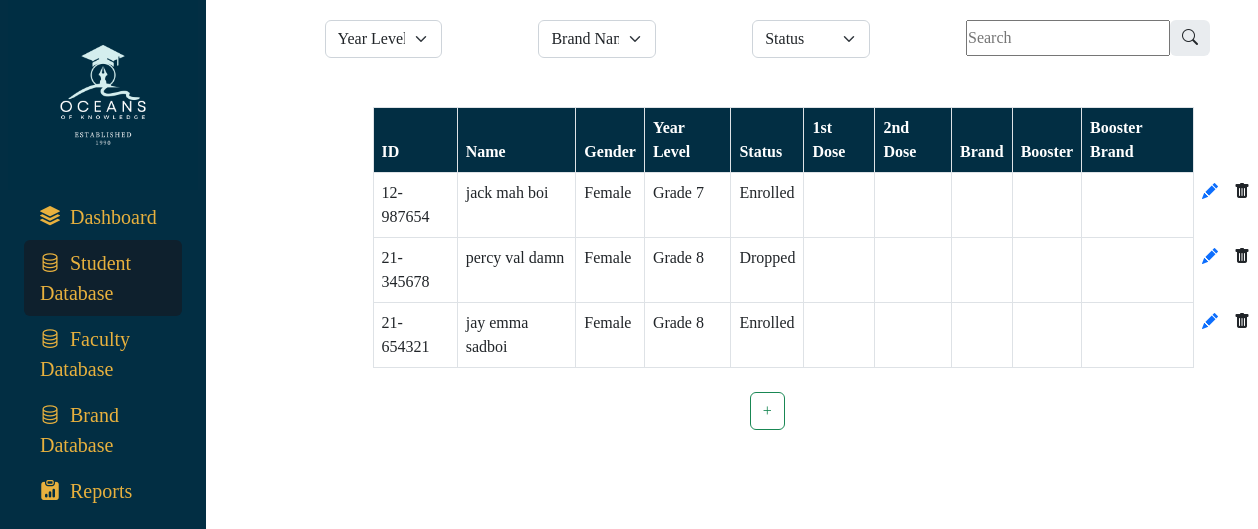
Before: /adminview.php with the older database file.
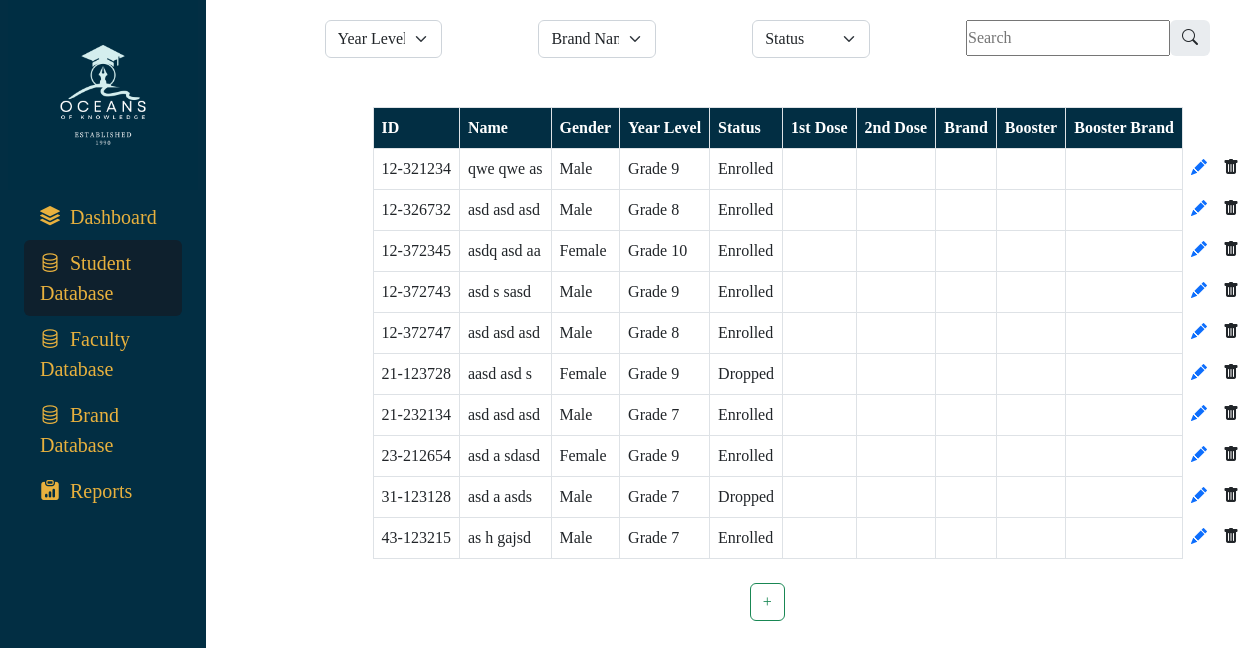
After: the same page with the newer database file.
### tables this page shows
CREATE TABLE `student` (
  `id` varchar(30) NOT NULL COMMENT 'Primary Key',
  `name` varchar(1500) NOT NULL,
  `yearLevel` varchar(30) DEFAULT NULL,
  `status` varchar(50) DEFAULT NULL,
  `email` mediumtext,
  `tel` varchar(20) DEFAULT NULL,
  `gender` varchar(50) DEFAULT NULL,
  `birthday` date DEFAULT NULL,
  `address` mediumtext,
  PRIMARY KEY (`id`)
);

### conn.php (called while the page is built, shortened)
<?php
class connection
{
	private $servername = 'localhost';
	private $username = 'jay';
	private $password = 'password';
	private $dbname = 'Vaccine';
	private $conn;
	function __construct()
	{
		$this->conn = new mysqli($this->servername, $this->username, $this->password, $this->dbname);
		if ($this->conn->connect_error) {
			echo 'Connection Failed';
		} else {
			return $this->conn;
		}
	}
	public function __call($name, $arguments)
	{
		if ($name == 'display') {
			switch (count($arguments)) {
				case 1:
					$sql = "SELECT * FROM $arguments[0]";
					$result = $this->conn->query($sql);
					if ($result->num_rows > 0) {
						while ($row = $result->fetch_assoc()) {
							$data[] = $row;
						}
						return $data;
					} else {
						return $data = array();
					}
				case 3:
					$sql = "SELECT * FROM $arguments[0] WHERE $arguments[1] = '$arguments[2]'";
					$result = $this->conn->query($sql);
					if ($result->num_rows != 0) {
						while($row = $result->fetch_assoc())
						{
							$data[] = $row;
						}
						return $data;
					}
					else
					{
						return $data = array();
					}
			}
		}
	}
}

### adminview.php (the view, shortened to what this page needs)
<!doctype html>
<html lang="en">
<head>
    <link href="https://fonts.cdnfonts.com/css/montserrat" rel="stylesheet">
    <link href="https://cdn.jsdelivr.net/npm/bootstrap@5.2.2/dist/css/bootstrap.min.css" rel="stylesheet">
    <link rel="stylesheet" href="https://cdn.jsdelivr.net/npm/bootstrap-icons@1.10.2/font/bootstrap-icons.css">
    <link rel="stylesheet" href="https://cdnjs.cloudflare.com/ajax/libs/bootstrap-datepicker/1.9.0/css/bootstrap-datepicker.min.css">
</head>
<body>
    <main>
        <div class="row">
            <div class="container-fluid window-height" aria-orientation="vertical">
                <div class="d-flex">
                    <div class="col-auto col-md-3 col-xl-2 px-sm-2 px-0" style="background-color:#022e43;font-size:20px;">
                        <img src="img\logo.png" class="img-fluid" alt="...">
                        <div class="d-flex flex-column align-items-center align-items-sm-center px-3 pt-1 min-vh-100">
                            <ul class="nav nav-pills flex-column mb-sm-auto mb-0 align-items-center align-items-sm-start" id="tableTab">
                                <li class="nav-item ">
                                    <a href="#dashboard" class="nav-link" data-bs-toggle="tab" style="color:rgb(232, 177, 62);"><i class="bi bi-stack"></i>&nbsp;&nbsp;Dashboard</a>
                                </li>
                                <li class="nav-item active">
                                    <a href="#student" class="nav-link active" data-bs-toggle="tab" style="color:rgb(232, 177, 62);"><i class="bi bi-database"></i>&nbsp;&nbsp;Student Database</a>
                                </li>
                                <li class="nav-item ">
                                    <a href="#faculty" class="nav-link" data-bs-toggle="tab" style="color:rgb(232, 177, 62);"><i class="bi bi-database"></i>&nbsp;&nbsp;Faculty Database</a>
                                </li>
                                <li class="nav-item ">
                                    <a href="#vaccine" class="nav-link" data-bs-toggle="modal" data-bs-target="#vacManufacturerModal" style="color:rgb(232, 177, 62);"><i class="bi bi-database"></i>&nbsp;&nbsp;Brand Database</a>
                                </li>
                                <li class="nav-item ">
                                    <button type="button" class="nav-link" data-bs-toggle="modal" data-bs-target="#reports" style="color:rgb(232, 177, 62);"><i class="bi bi-clipboard-data-fill"></i>&nbsp;&nbsp;Reports</a></button>
                                </li>
                            </ul>
                        </div>
                    </div>
                </div>
            </div>
            <?php
            include('conn.php');
            $vac = new connection();
            $brand = $vac->display('vacBrand');
            ?>
            <div class="container-fluid col-8">
                <div class="tab-content" id="tableTabContent">
                    <div class="tab-pane fade show active position-absolute" style="margin-left:5%;" id="student">
                        <div class="d-flex " style="padding-top:2%; padding-bottom:5%;">
                            <div class="input-group mx-5 ">
                                <select class="form-select" id="yearLevel" autocomplete="off">
                                    <option value="0" hidden>Year Level</option>b
                                </select>
                            </div>
                            <div class="input-group mx-5">
                                <select class="form-select" id="brandFilter" autocomplete="off">
                                    <option value="0" hidden>Brand Name</option>
                                </select>
                            </div>
                            <div class="input-group mx-5">
                                <select class="form-select" id="studentStatus" autocomplete="off">
                                    <option value="0" hidden>Status</option>
                                </select>
                            </div>
                            <div>
                                <div class="d-flex mx-5">
                                    <input class="search" type="search" placeholder="Search" aria-label="Search" data-table="#studentContent">
                                    <span class="input-group-text border-0" id="search-addon">
                                        <i class="bi bi-search"></i>
                                    </span>
                                </div>
                            </div>
                        </div>
                        <div class="container mx-5 px-5">
                            <table class="table table-stripe table-borderless" style="display:inline-block;" id="studentTable" data-sortlist="[[0,0], [2,0]]">
                                <thead>
                                    <tr style="background-color:rgb(2, 46, 67) ; color:white;">
                                        <th class="border" scope="col" role="button">ID</th>
                                        <th class="border" scope="col" role="button">Name</th>
                                        <th class="border" scope="col" role="button">Gender</th>
                                        <th class="border" scope="col" role="button">Year Level</th>
                                        <th class="border" scope="col" role="button">Status</th>
                                        <th class="border" scope="col" role="button">1st Dose</th>
                                        <th class="border" scope="col" role="button">2nd Dose</th>
                                        <th class="border" scope="col" role="button">Brand</th>
                                        <th class="border" scope="col" role="button">Booster</th>
                                        <th class="border" scope="col" role="button">Booster Brand</th>
                                    </tr>
                                </thead>
                                <tbody id="studentContent">
                                    <?php
                                    $data = $vac->display('student');
                                    $i = 0;
                                    if (count($data) != 0) {
                                        foreach ($data as $info) {
                                            $vacStatus = $vac->display('vaccineStatus', 'id', $info['id']);
                                            $i++;
                                            $name = str_replace(':', ' ', $info['name']);
                                    ?>
                                            <tr>
                                                <td class="border"> <?php echo $info['id'] ?> </td>
                                                <td class="border"> <?php echo $name ?> </td>
                                                <td class="border"> <?php echo $info['gender'] ?> </td>
                                                <td class="border" id="yearTd" data-yr="<?php echo $info['yearLevel'] ?>"><?php echo $info['yearLevel'] ?></td>
                                                <td class="border" id="statusTd" data-status="<?php echo $info['status'] ?>"><?php echo $info['status'] ?></td>
                                                <td class="border"><?php echo $vacStatus['firstdose'] ?></td>
                                                <td class="border"><?php echo $vacStatus['seconddose'] ?></td>
                                                <td class="border" name="brandTd[0]" data-brand="<?php echo $vacStatus['vacbrand'] ?>"><?php echo $vacStatus['vacbrand'] ?></td>
                                                <td class="border"><?php echo $vacStatus['booster'] ?></td>
                                                <td class="border" name="brandTd[1]"><?php echo $vacStatus['boosterbrand'] ?></td>
                                                <td>
                                                    <a cla type="button" data-bs-toggle="modal" href="adminview.php?editID=<?php echo $info['id'] ?>" data-bs-target="#editStudentModal<?php echo $i ?>">
                                                        <i class="bi bi-pencil-fill"></i>
                                                    </a>
                                                </td>
                                                <td>
                                                    <a type="button" data-bs-toggle="modal" data-bs-target="#deleteStudentModal<?php echo $i ?>">
                                                        <i class="bi bi-trash-fill"></i>
                                                    </a>
                                                </td>
                                            </tr>
                                    <?php
                                        }
                                    }
                                    ?>
                                </tbody>
                            </table>
                        </div>
                        <div class="d-flex justify-content-center py-2">
                            <button class="btn btn-outline-success" role="button" data-bs-toggle="modal" data-bs-target="#createStudentModal">+</button>
                        </div>
                    </div>
                </div>
            </div>
        </div>
    </main>
</body>
</html>

### adminview.php (style rules this page uses)
th { cursor: pointer; }
.window-height { height: 100vh; position: fixed; }
* { margin: 0; padding: 0; font-family: 'Montserrat'; }
table { font-size: 16px; }
.nav-pills { --bs-nav-pills-link-active-bg: rgb(14, 32, 45); }

Changed rows visible on the page:
removed student: id "12-987654", name "jack mah boi", gender "Female", yearLevel "Grade 7", status "Enrolled"
removed student: id "21-345678", name "percy val damn", gender "Female", yearLevel "Grade 8", status "Dropped"
removed student: id "21-654321", name "jay emma sadboi", gender "Female", yearLevel "Grade 8", status "Enrolled"
added student: id "12-321234", name "qwe qwe as", gender "Male", yearLevel "Grade 9", status "Enrolled"
added student: id "12-326732", name "asd asd asd", gender "Male", yearLevel "Grade 8", status "Enrolled"
added student: id "12-372345", name "asdq asd aa", gender "Female", yearLevel "Grade 10", status "Enrolled"
added student: id "12-372743", name "asd s sasd", gender "Male", yearLevel "Grade 9", status "Enrolled"
added student: id "12-372747", name "asd asd asd", gender "Male", yearLevel "Grade 8", status "Enrolled"
added student: id "21-123728", name "aasd asd s", gender "Female", yearLevel "Grade 9", status "Dropped"
added student: id "21-232134", name "asd asd asd", gender "Male", yearLevel "Grade 7", status "Enrolled"
added student: id "23-212654", name "asd a sdasd", gender "Female", yearLevel "Grade 9", status "Enrolled"
added student: id "31-123128", name "asd a asds", gender "Male", yearLevel "Grade 7", status "Dropped"
added student: id "43-123215", name "as h gajsd", gender "Male", yearLevel "Grade 7", status "Enrolled"
